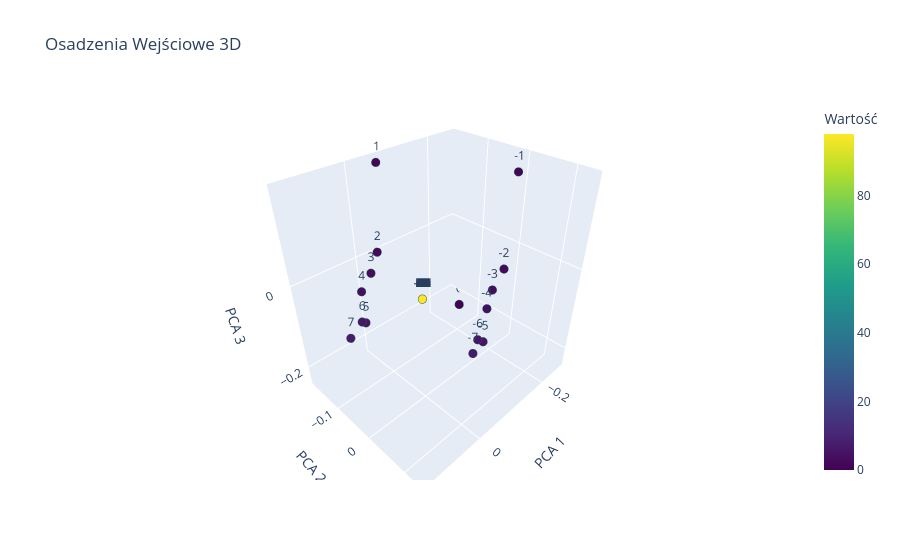

This figure's notebook cell:
### Code cell
import torch
import pandas as pd
import plotly.express as px
from sklearn.decomposition import PCA

def plot_embeddings_3d(model, title="Osadzenia Wejściowe 3D"):
    # 1. Wyciągamy wagi embeddingów (zakładam nazwę warstwy embedding w modelu)
    # Jeśli Twoja warstwa nazywa się inaczej, np. model.tok_emb.weight, popraw to poniżej:
    embeddings = model.tokens_embed.weight.detach().cpu().numpy()
    
    # 2. Liczymy PCA dla 3 komponentów
    pca = PCA(n_components=3)
    embeddings_3d = pca.fit_transform(embeddings)
    
    # Tworzymy listę etykiet (indeksów liczb, np. od -50 do 50, w zależności od Twojego słownika)
    # Zakładam, że indeksy odpowiadają kolejnym tokenom w embeddingu
    num_tokens = embeddings.shape[0]
    labels = [str(i - num_tokens//2) for i in range(num_tokens)] # Przykładowe centrowanie wokół zera
    
    # Wartości do pokolorowania punktów (np. moduł liczby, żeby zobaczyć gradient)
    values = [abs(i - num_tokens//2) for i in range(num_tokens)]
    
    # 3. Pakujemy dane do DataFrame dla Plotly
    df = pd.DataFrame({
        'PCA 1': embeddings_3d[:, 0],
        'PCA 2': embeddings_3d[:, 1],
        'PCA 3': embeddings_3d[:, 2],
        'Token': labels,
        'Wartość': values
    })
    
    # 4. Generujemy interaktywny wykres 3D
    fig = px.scatter_3d(
        df, 
        x='PCA 1', 
        y='PCA 2', 
        z='PCA 3',
        text='Token',
        color='Wartość',
        color_continuous_scale='Viridis',
        title=title
    )
    
    # Dostosowanie wyglądu punktów i tekstu
    fig.update_traces(
        marker=dict(size=5, line=dict(width=1, color='DarkSlateGrey')),
        textposition='top center'
    )
    
    fig.show()

# Wywołanie (podstaw swój wytrenowany model):
plot_embeddings_3d(model)

### Figure 1 — Plotly figure (JSON) as saved in the notebook; plotly's stock layout.template omitted (floating-point values rounded to 4 significant figures; data arrays with more than 128 entries replaced by an {"elided": "..."} marker saying what was removed)
{"data": [{"hovertemplate": "PCA 1=%{x}<br>PCA 2=%{y}<br>PCA 3=%{z}<br>Token=%{text}<br>Wartość=%{marker.color}<extra></extra>", "legendgroup": "", "marker": {"color": {"elided": "197 int values"}, "coloraxis": "coloraxis", "line": {"color": "DarkSlateGrey", "width": 1}, "size": 5, "symbol": "circle"}, "mode": "markers+text", "name": "", "scene": "scene", "showlegend": false, "text": {"elided": "197 str values"}, "textposition": "top center", "type": "scatter3d", "x": {"elided": "197 float values"}, "y": {"elided": "197 float values"}, "z": {"elided": "197 float values"}}], "layout": {"coloraxis": {"colorbar": {"title": {"text": "Wartość"}}, "colorscale": [[0, "#440154"], [0.1111, "#482878"], [0.2222, "#3e4989"], [0.3333, "#31688e"], [0.4444, "#26828e"], [0.5556, "#1f9e89"], [0.6667, "#35b779"], [0.7778, "#6ece58"], [0.8889, "#b5de2b"], [1, "#fde725"]]}, "legend": {"tracegroupgap": 0}, "scene": {"domain": {"x": [0, 1], "y": [0, 1]}, "xaxis": {"title": {"text": "PCA 1"}}, "yaxis": {"title": {"text": "PCA 2"}}, "zaxis": {"title": {"text": "PCA 3"}}}, "title": {"text": "Osadzenia Wejściowe 3D"}}}
